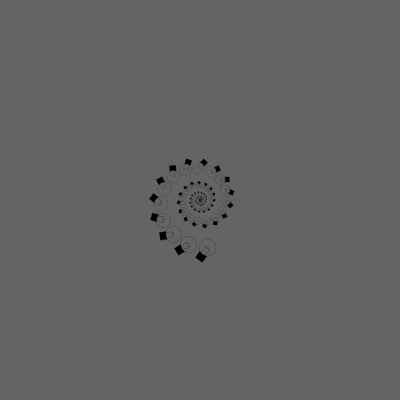
Frame 1 (no input)
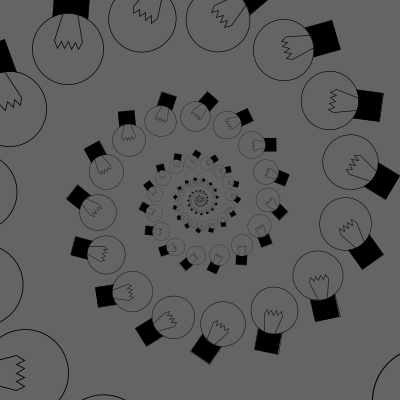
Frame 60 (the mouse pressed at the canvas centre just before this capture)
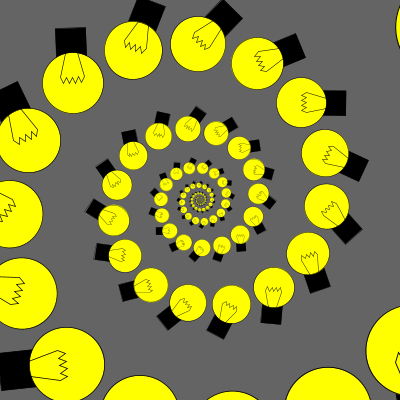
Frame 120 (the mouse held since frame 60 and released just before this capture)

The Processing sketch that drew these frames (run headless with seeded random() and noise(); from frame 60 on, the mouse is pressed at the canvas centre):

// Processing sketch: processing_33844
// ── processing_33844.pde

int time_off = 500; //time between flashes
int time_on = 1000; //how much time to stay on
int last_saved_time;//last time the light was on or off 
Boolean light_is_on = false;//boolean to see if the light is on or off

void setup() {
  smooth();
  size(400, 400);
  last_saved_time = millis();
}

void draw() {
  background(100);
  translate(width * .5, height * .5); //rotate from the center of the screen
  rotate(millis() * .0012); //rotation in radians
  scale(millis() * .001); //scale up slowly. scale(1) is 100%, scale(2) is 200%, etc...
  
  //by traditional programming standards, the above code is sloppy from a memory perspective,
  //but heck, I'm in art school, so who cares!!
  
  for (int i = 0; i<120; i++) {
    //I'm using this for loop to draw 120 bulbs in a spiral by rotating each bulb 
    //slightly and scaling it slightly. Past rotate() and scale() commands stack on each other
    //so they rotate based on the last rotation. 
    rotate(PI * .13); 
    scale(.95); //smaller and smaller scale every iteration of this for loop 
    drawBulb(int(width * .5), int(height * .5));
  }
}

void drawBulb(int center_x, int center_y) {
  //draw base of the bulb first
  fill(0);
  rect(center_x - 25, center_y + 40, 50, 50);
  
  //change the color of the light
  if (light_is_on == true) {
    fill(255, 255, 0);
    if (time_on < millis() - last_saved_time) {
        light_is_on = false; 
        last_saved_time = millis();
    } 
  } else {
    fill(100);
    if (time_off < millis() - last_saved_time) {
      light_is_on = true;
      last_saved_time = millis();
    }
  }
  //draw the bulb
  ellipse(center_x, center_y, 100, 100);
  
  // draw fillament
  noFill();
  beginShape();
  vertex(center_x - 10, center_y + 50);
  for (int i = center_x - 20; i <= center_x + 20; i+=5) {
    vertex(i, center_x + 10 - i % 2 * 10);
  }
  vertex(center_x + 10, center_y + 50);
  endShape();
}                               
